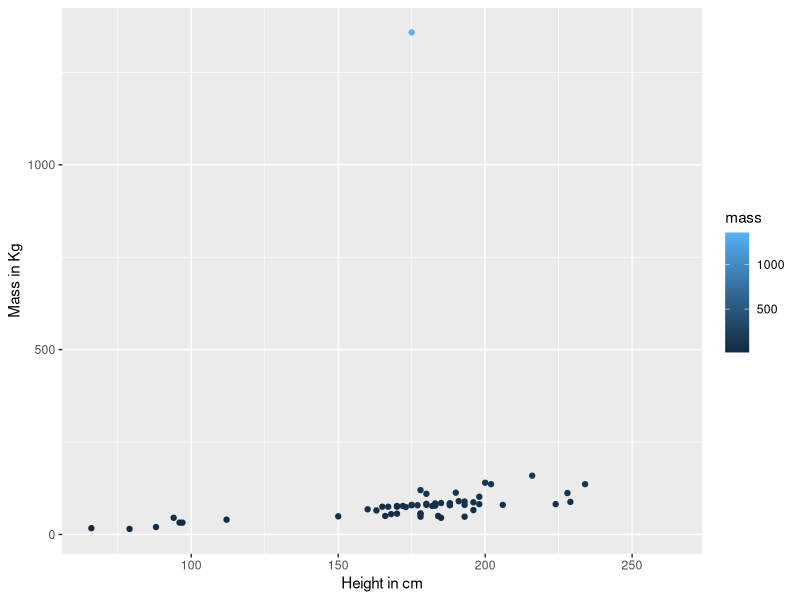
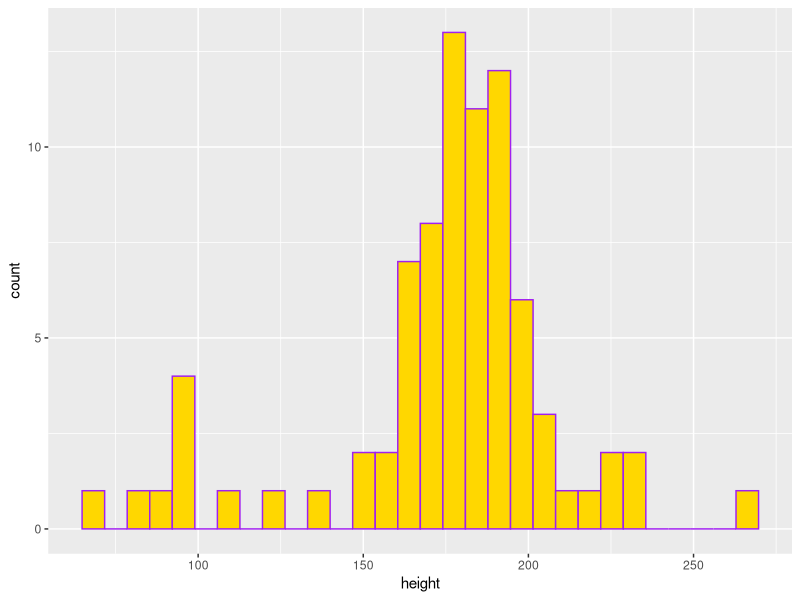

The R script that drew these images, in order:
## ---- chunk 1
#| warning: false
#| message: false
library(tidyverse)

## ---- chunk 2
#| include: false
# return first 6 lines of starwars data
head(starwars)

#return dimensions of starwars table
dim(starwars)
## ---- chunk 3
#| warning: false
#| echo: false

ggplot(data = starwars, aes(x = height, y = mass, color = mass)) + 
  geom_point() +
  labs (x = "Height in cm", y = "Mass in Kg")


## ---- chunk 4
#| warning: false
#| fig-cap: "caption text"
#| fig-alt: "figure alt text"
ggplot(data = starwars, aes(x = height)) +
  geom_histogram(color = "purple", fill = "gold")

## ---- chunk 5
#| echo: false
sw_height_mean <- mean(starwars$height, na.rm = TRUE)

sw_height_median <- median(starwars$height, na.rm = TRUE)

sw_height_var <- var(starwars$height, na.rm = TRUE)

sw_height_sd <- sd(starwars$height, na.rm = TRUE)

